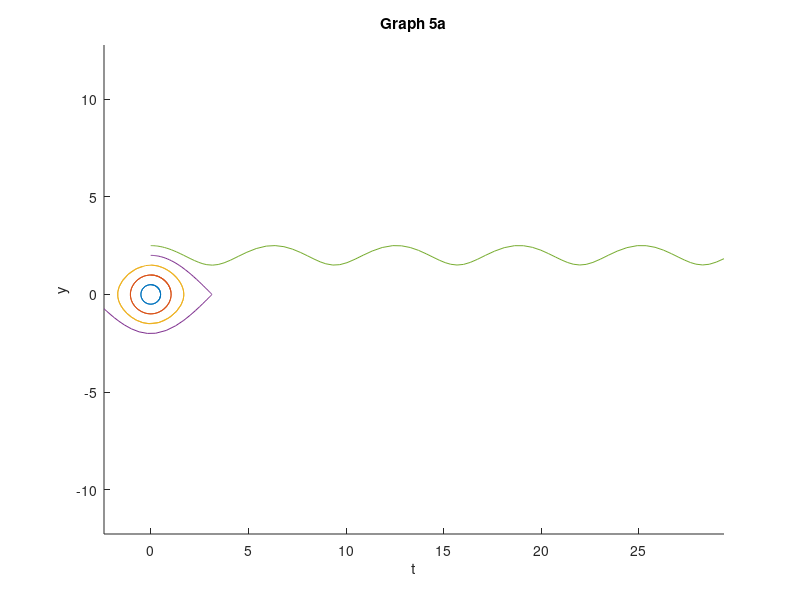
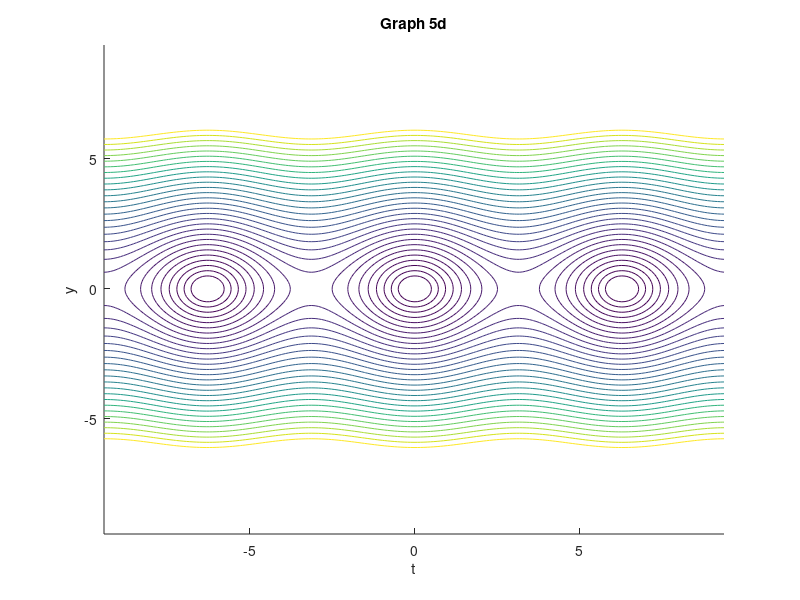
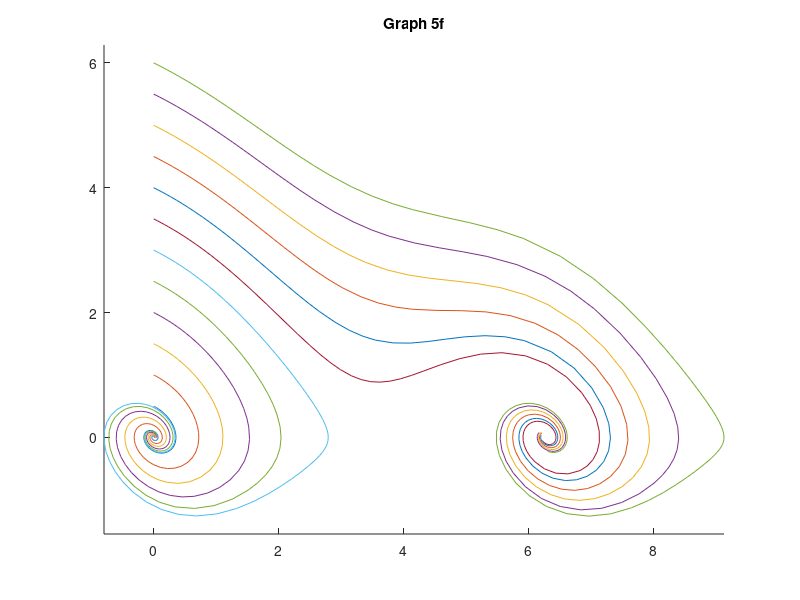

Write the MATLAB code that produced these figures, in order.
%% a)
figure; hold on
f=@(t,x) [x(2);-sin(x(1))];
for b=0.5:0.5:2.5
    [t,xa]=ode45(f,[0 15],[0 b]);
    plot(xa(:,1),xa(:,2))
end
xlabel t, ylabel y
title 'Graph 5a'
axis equal
hold off
%% b)
%when theta prime=1.5, the pendulum swings back and forth without having its original path rotating more than 180 degree in one direction. 

%when theta prime=2, the pendulum reaches top edge of the trajectory.
%However, it stays and never leaves the orbit still swinging back.

%when theta prime=2.5, the pendulum swings past the top, and never ssings
%back in the opposite direction leaving it in elliptical orbit.
%% c)
%dE/dt=theta''+sin(theta)=y'+sin(x)=0
%energy is conserved. Total Mechanical Energy is constant.
%% d)
figure; hold on
eqn='1-cos(x)+(1/2)*y^2';
efun=@(x,y) eval(vectorize(eqn));
evals=efun(0,0.5:0.2:2*pi);
[x,y]=meshgrid(-3*pi:0.1:3*pi,-3*pi:0.1:3*pi);
contour(x,y,efun(x,y),evals);
xlabel t,ylabel y
title 'Graph 5d'
hold off
%they both show the same trajectories the pendulum can take. 
%% e)
%the energy is at its max. Critical value is when Eo'=0 so (pi,0). pi acts
%as a saddle which explains the pendulums behavior before and past this
%point. b=1. Pendulum should be at max height. 
%% f)
figure; hold on
f=@(t,x) [x(2); -0.5*x(2)-sin(x(1))];
for b=0.5:0.5:6
    [t,xa]=ode45(f,[0 15],[0 b])
    plot(xa(:,1),xa(:,2))
end
title 'Graph 5f'
axis equal
hold off
%The pendulum comes back to its original position at the beginning (0,0)
%and after it goes through 1 full revolution (2pi,0). The pendulum will
%always seek to go back to its initial position again. Librational motion.
%bo=3.09
%this corresponds to when the pendulum starts out with an angular velocity
%at t=0. 
%% g)
%E is constant so E'=theta'+sin(theta)=0. If E is increasing, we would see
%that the trajectory lines go away from the critical points. If E is
%decreasing, the trajectory lines would go towards the critical points. If
%E is constant, the trajectory lines would be a center. Graph in f can
%demonstrate these trends by matching their stability with its direction as
%t approaches infinity. They also show spiral trajectories around the
%critical points. 